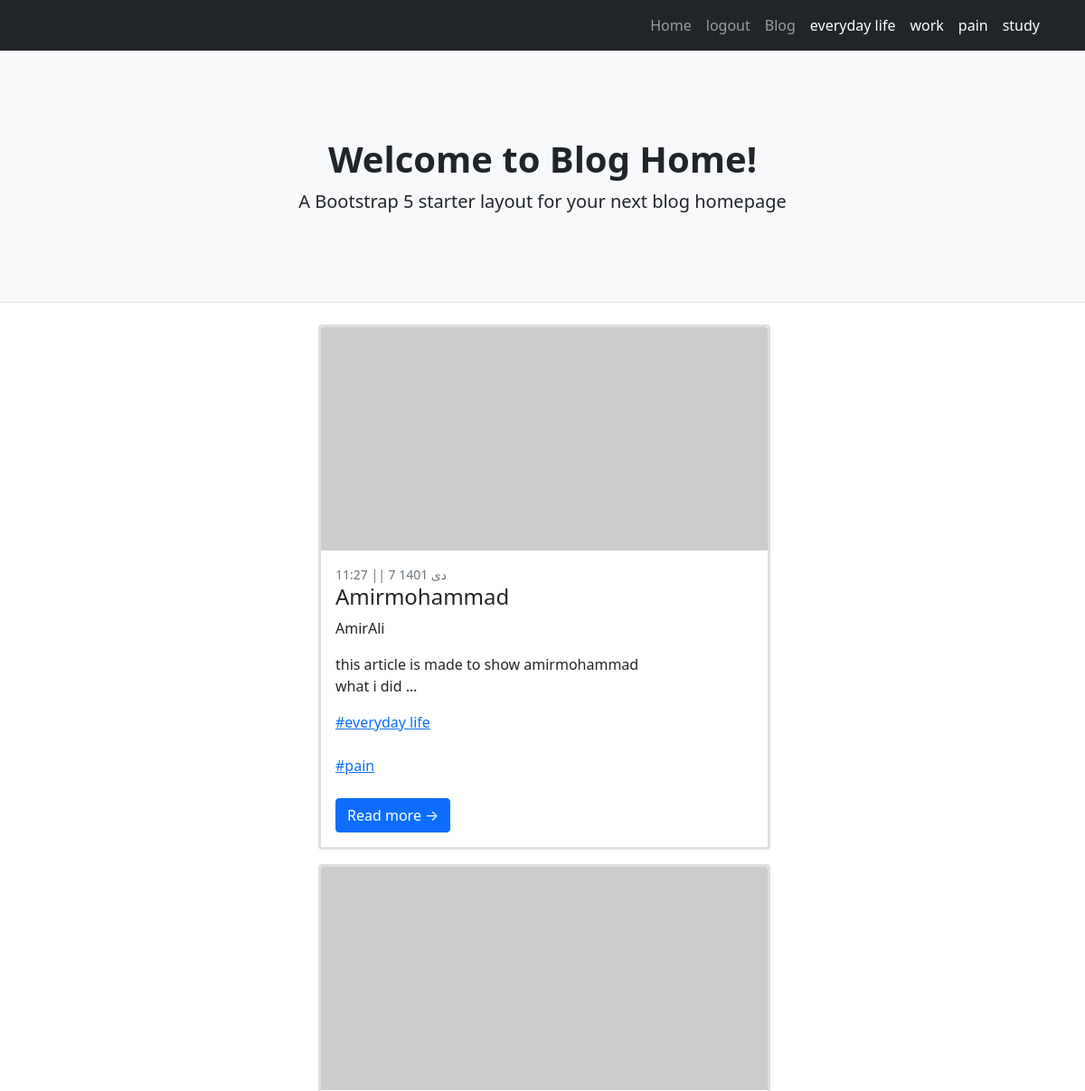
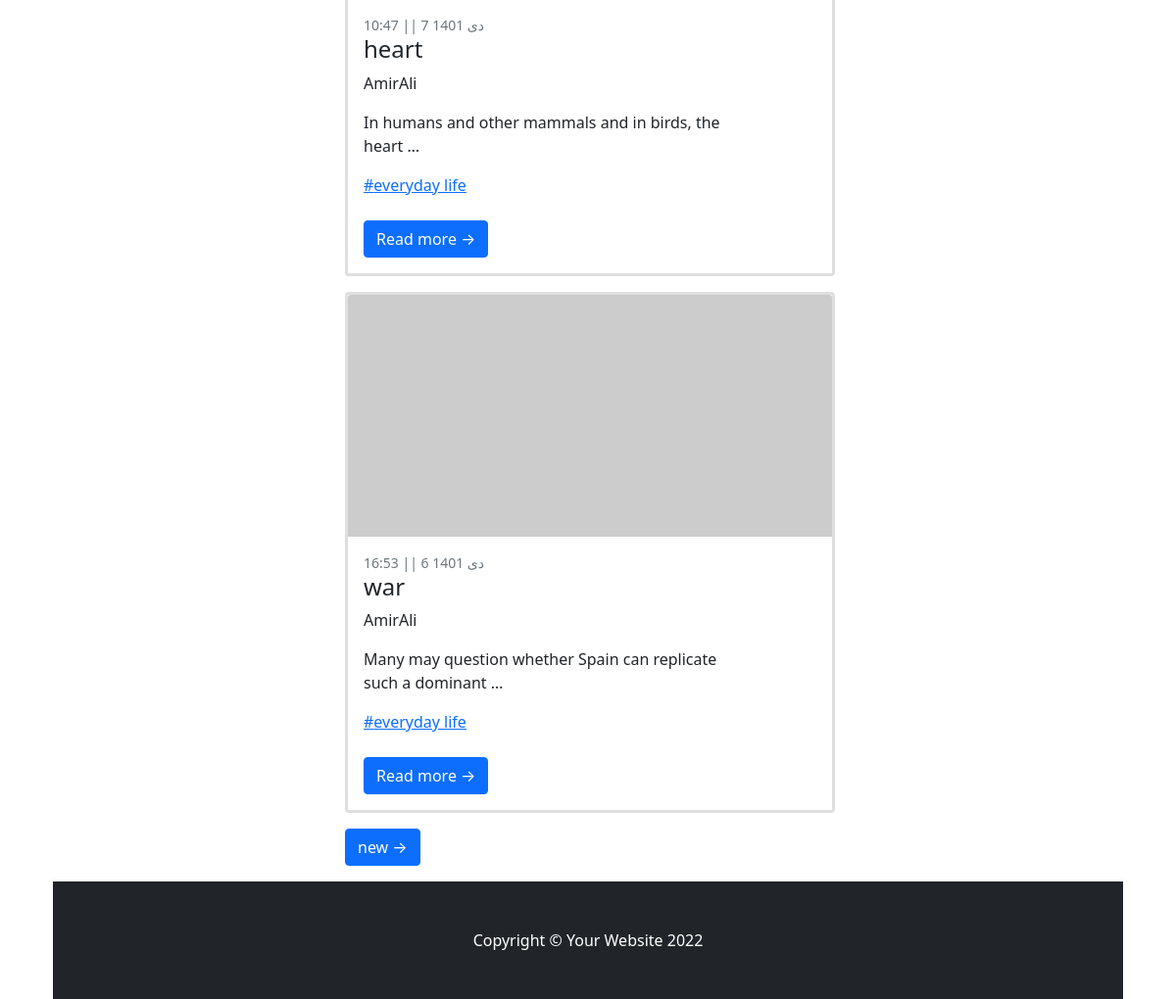
The page /category/everyday-life on the database as committed earlier (2 pictures, top to bottom).
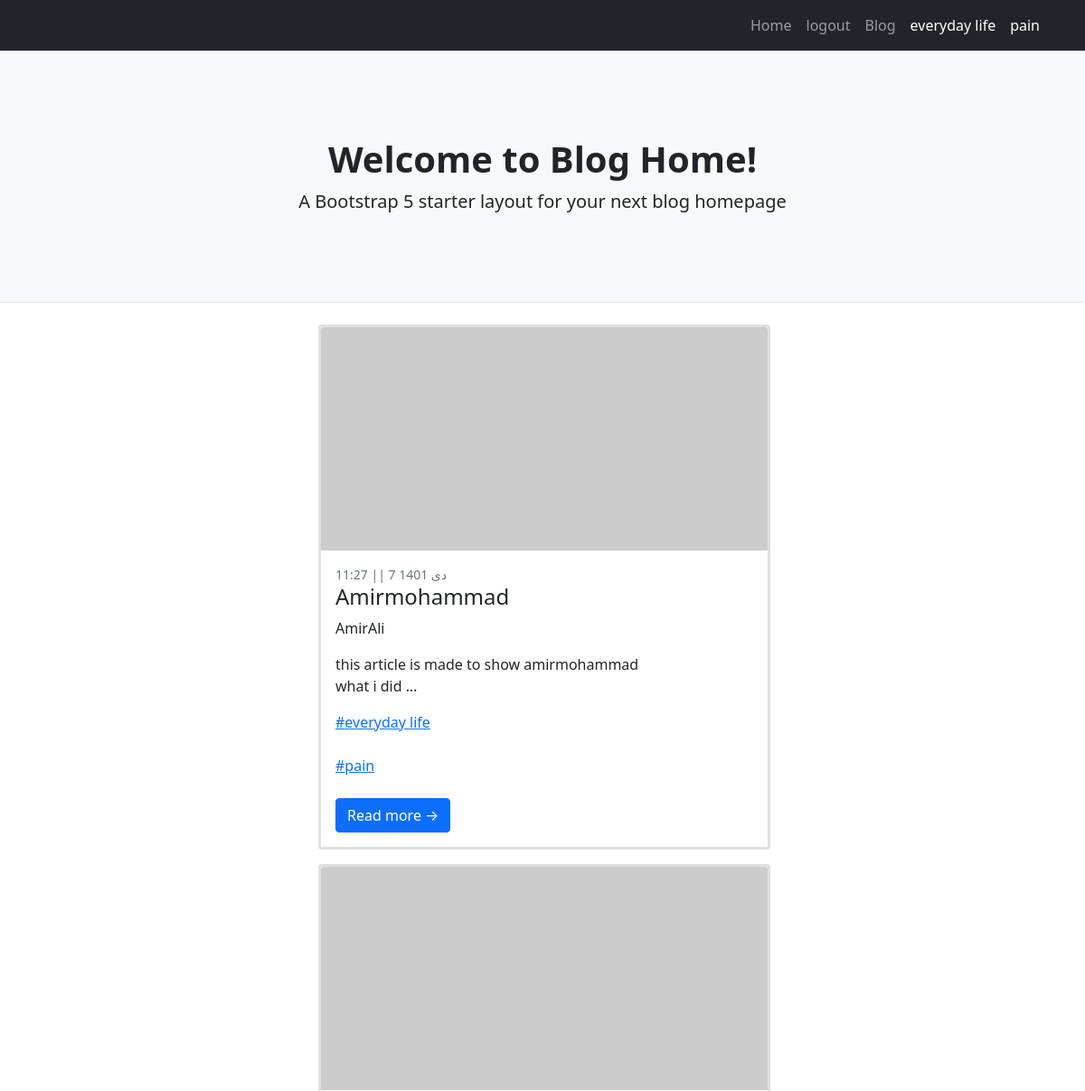
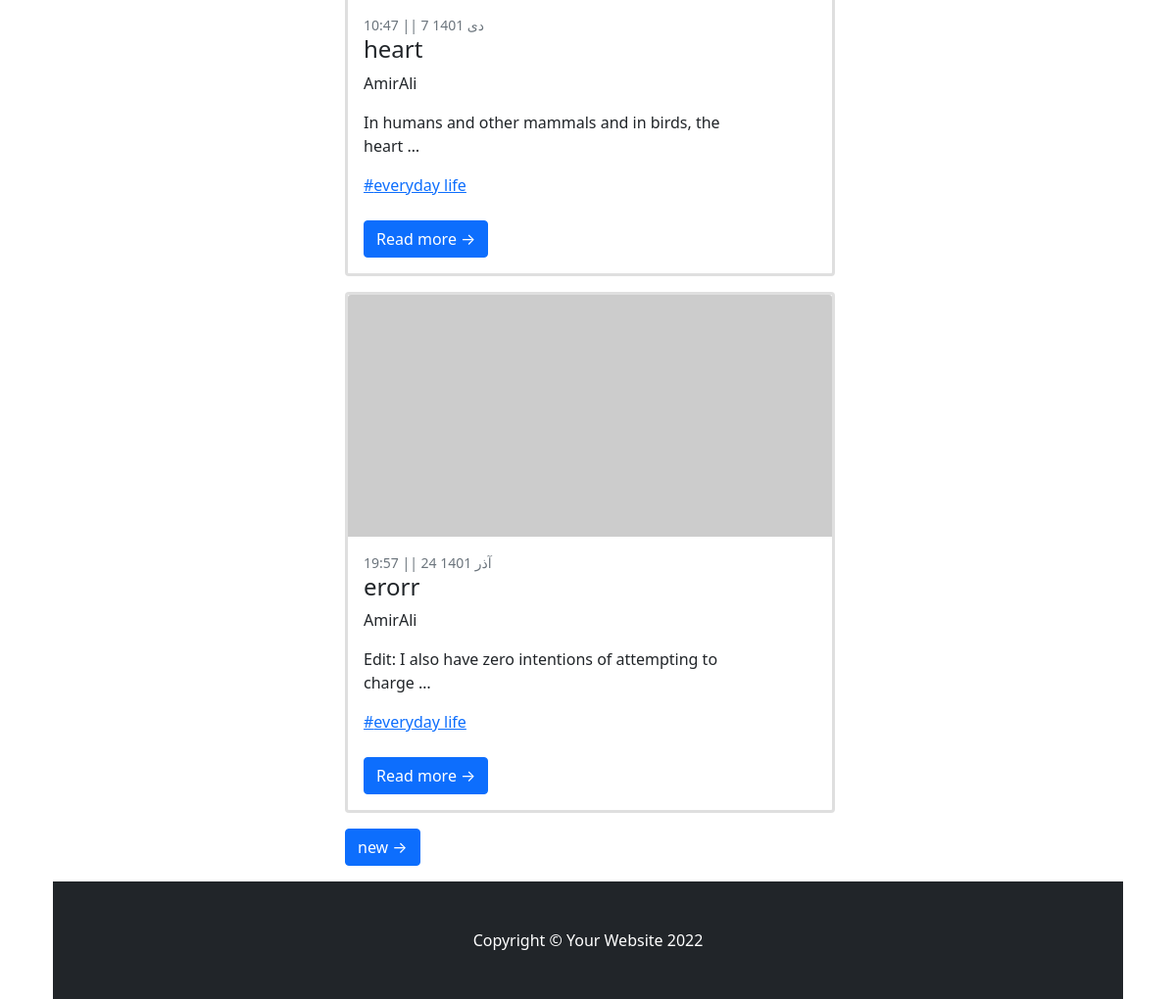
The same page on the database as committed later (2 pictures, top to bottom).
### blog/models.py (models this page shows, shortened)
class Category(models.Model):
    parent = models.ForeignKey("self",default=None,null=True,blank=True,on_delete=models.SET_NULL,related_name='children')
    title = models.CharField(max_length=200)
    slug = models.SlugField(max_length=100,unique=True)
    status = models.BooleanField(default=True,verbose_name="show")
    position = models.IntegerField(verbose_name="order")
    class Meta:
        ordering = ['parent__id','position']
    objects = categorytManager()

class Article(models.Model):
    STATUS_CHOICES=(
        ('d','draft'),
        ("p",'publish')
    )
    creator = models.ForeignKey(User,on_delete=models.SET_NULL,null=True)
    title = models.CharField(max_length=200)
    slug = models.SlugField(max_length=100,unique=True)
    category = models.ManyToManyField(Category,related_name="post_of_category")
    descriptions = models.TextField()
    publish= models.DateTimeField(default=timezone.now)
    created = models.DateTimeField(auto_now_add=True)
    updated = models.DateTimeField(auto_now=True)
    status = models.CharField(max_length=1,choices=STATUS_CHOICES)
    class Meta:
        ordering = ["-publish"]
    def jalali_get_publish(self):
         return jalali_converter(self.publish)
    jalali_get_publish.short_description = "date published"
    objects = PostManager()

### blog/views.py (the view)
# urls.py: path('category/<slug:slug>',Category_list.as_view(),name="category"),
class Category_list(ListView):
    paginate_by = 3
    template_name = "blog/category.html"
    def get_queryset(self):
        global category
        slug = self.kwargs.get("slug")
        category = get_object_or_404(Category.objects.active(),slug=slug)
        return category.post_of_category.published()
    def get_context_data(self, **kwargs):
        context = super().get_context_data(**kwargs)
        context["category"] = category
        return context

### blog/models.py (called while the page is built)
    def published(self):
        return self.filter(status="p")

    def active(self):
        return self.filter(status=True)

### blog/templatetags/base_tag.py (called while the page is built)
@register.inclusion_tag("blog/partial/navbar_tag.html")
def category_navbar():
    return {"category":Category.objects.filter(status = True)}

### extensions/jalali.py (called while the page is built)
    def persian_tuple(self):
        return self.persian_year, self.persian_month, self.persian_day

### extensions/utils.py (called while the page is built)
def jalali_converter(date):
    date_to_str = "{},{},{}".format(date.year,date.month,date.day)
    date_to_tuple = jalali.Gregorian(date_to_str).persian_tuple()
    date_to_list = list(date_to_tuple)
    for index , month in enumerate(ir_month):
        if date_to_list[1] == index+1:
            date_to_list[1]= month
            break
    output = f" ||  {date_to_list[2]} {date_to_list[1]} {date_to_list[0]}"
    output2 = f"    {date.hour}:{date.minute} "
    retu = [output,output2]
    return retu[1] + retu[0]

### blog/templates/blog/category.html (shortened to what this page needs)
{%extends 'blog/base_list.html'%}
{%block url_next%}
    {% url "blog:category" category.slug  page_obj.next_page_number%}      {% comment %} این یو ار ال برای پیش انییشن کتگوری است{% endcomment %}
{%endblock%}

### blog/templates/blog/base_list.html (shortened to what this page needs)
{%extends "blog/base.html"%}
{%block main%}
        <div class="container">
            <div class="row">
                <div class="col-lg-8">
                  {%for post in object_list%}
                  <div class="card mb-3">
                      <a href="#!"><img class="card-img-top" src="https://dummyimage.com/700x350/dee2e6/6c757d.jpg" alt="..." /></a>
                      <div class="card-body">
                          <div class="small text-muted">{{post.jalali_get_publish}}</div>
                          <h2 class="card-title h4">{{post.title}}</h2>
                          <p class="card-text">{{post.creator.first_name}}</p>
                          <p class="card-text">{{post.descriptions | truncatewords:10}}</p>
                            {%for cat in post.category.active%}
                            <a href='{%url "blog:category" cat.slug%}'><p class="card-text">#{{cat.title}}</p></a> <br>
                            {%endfor%}
                          <a class="btn btn-primary" href="{%url 'blog:Details' post.slug%}">Read more →</a>
                      </div>
                  </div>
                  {%endfor%}
                {% if page_obj.has_next %}
                    <a class="btn btn-primary mb-3" href="{%block url_next%}{%endblock%}"> new &rarr;</a>
                {% endif %}
            </div>
        </div>
{%endblock%}

### blog/templates/blog/partial/navbar_tag.html (shortened to what this page needs)
<div class="collapse navbar-collapse" id="navbarSupportedContent">
    <ul class="navbar-nav ms-auto mb-2 mb-lg-0">
        <li class="nav-item"><a class="nav-link" href="{%url 'blog:home'%}">Home</a></li>
        <li class="nav-item"><a class="nav-link" href="{%url 'account:logout_user' %}">logout</a></li>
        <li class="nav-item"><a class="nav-link" aria-current="page" href="{%url "blog:home"%}">Blog</a></li>
        {%for cat in category%}
            {%if cat.parent == None%}
                <li class="nav-item">
                    <a class="nav-link active" aria-current="page" href="{%url "blog:category" cat.slug %}">{{cat.title}}</a>
                </li>
            {%endif%}
        {%endfor%}
    </ul>
</div>

Rows that differ between the two databases and show on the page:
no longer on this page (row edited): Category: title "work"
no longer on this page (row edited): Category: title "study"
no longer on this page (row edited): Article: jalali_get_publish "16:53 || 6 دی 1401", title "war", creator.first_name "AmirAli", descriptions "Many may question whether Spain can replicate such a dominant …", Category (title "everyday life")
now on this page (row unchanged): Article: jalali_get_publish "19:57 || 24 آذر 1401", title "erorr", creator.first_name "AmirAli", descriptions "Edit: I also have zero intentions of attempting to charge …", Category (title "everyday life")
